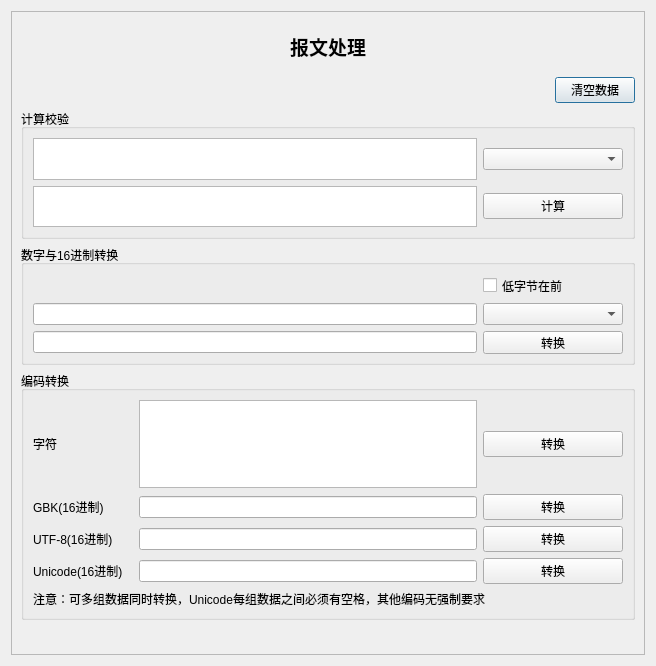
<?xml version="1.0" encoding="UTF-8"?>
<ui version="4.0">
 <class>DialogDealData</class>
 <widget class="QDialog" name="DialogDealData">
  <property name="geometry">
   <rect>
    <x>0</x>
    <y>0</y>
    <width>656</width>
    <height>666</height>
   </rect>
  </property>
  <property name="windowTitle">
   <string>报文处理</string>
  </property>
  <layout class="QVBoxLayout" name="verticalLayout">
   <item>
    <widget class="QFrame" name="frame">
     <property name="frameShape">
      <enum>QFrame::StyledPanel</enum>
     </property>
     <property name="frameShadow">
      <enum>QFrame::Plain</enum>
     </property>
     <layout class="QVBoxLayout" name="verticalLayout_2">
      <item>
       <widget class="QLabel" name="label">
        <property name="minimumSize">
         <size>
          <width>0</width>
          <height>50</height>
         </size>
        </property>
        <property name="font">
         <font>
          <family>新宋体</family>
          <pointsize>14</pointsize>
          <weight>75</weight>
          <bold>true</bold>
         </font>
        </property>
        <property name="text">
         <string>报文处理</string>
        </property>
        <property name="alignment">
         <set>Qt::AlignCenter</set>
        </property>
       </widget>
      </item>
      <item>
       <layout class="QHBoxLayout" name="horizontalLayout">
        <item>
         <spacer name="horizontalSpacer">
          <property name="orientation">
           <enum>Qt::Horizontal</enum>
          </property>
          <property name="sizeHint" stdset="0">
           <size>
            <width>40</width>
            <height>20</height>
           </size>
          </property>
         </spacer>
        </item>
        <item>
         <widget class="QPushButton" name="Bt_clear">
          <property name="text">
           <string>清空数据</string>
          </property>
         </widget>
        </item>
       </layout>
      </item>
      <item>
       <widget class="QGroupBox" name="groupBox">
        <property name="minimumSize">
         <size>
          <width>0</width>
          <height>130</height>
         </size>
        </property>
        <property name="maximumSize">
         <size>
          <width>16777215</width>
          <height>150</height>
         </size>
        </property>
        <property name="title">
         <string>计算校验</string>
        </property>
        <layout class="QGridLayout" name="gridLayout_2">
         <item row="0" column="0">
          <widget class="QTextEdit" name="textsource"/>
         </item>
         <item row="0" column="1">
          <widget class="QComboBox" name="cbcrc">
           <property name="minimumSize">
            <size>
             <width>140</width>
             <height>0</height>
            </size>
           </property>
          </widget>
         </item>
         <item row="1" column="0">
          <widget class="QTextEdit" name="textdestination">
           <property name="readOnly">
            <bool>true</bool>
           </property>
          </widget>
         </item>
         <item row="1" column="1">
          <widget class="QPushButton" name="pbcrc">
           <property name="text">
            <string>计算</string>
           </property>
          </widget>
         </item>
        </layout>
       </widget>
      </item>
      <item>
       <widget class="QGroupBox" name="groupBox_2">
        <property name="minimumSize">
         <size>
          <width>0</width>
          <height>120</height>
         </size>
        </property>
        <property name="title">
         <string>数字与16进制转换</string>
        </property>
        <layout class="QGridLayout" name="gridLayout">
         <item row="0" column="1">
          <widget class="QCheckBox" name="checkreverse">
           <property name="text">
            <string>低字节在前</string>
           </property>
          </widget>
         </item>
         <item row="1" column="0">
          <widget class="QLineEdit" name="linesource"/>
         </item>
         <item row="1" column="1">
          <widget class="QComboBox" name="cbtransform">
           <property name="minimumSize">
            <size>
             <width>140</width>
             <height>0</height>
            </size>
           </property>
          </widget>
         </item>
         <item row="2" column="0">
          <widget class="QLineEdit" name="linedestination">
           <property name="readOnly">
            <bool>true</bool>
           </property>
          </widget>
         </item>
         <item row="2" column="1">
          <widget class="QPushButton" name="pbtransform">
           <property name="text">
            <string>转换</string>
           </property>
          </widget>
         </item>
        </layout>
       </widget>
      </item>
      <item>
       <widget class="QGroupBox" name="groupBox_3">
        <property name="minimumSize">
         <size>
          <width>0</width>
          <height>160</height>
         </size>
        </property>
        <property name="title">
         <string>编码转换</string>
        </property>
        <layout class="QGridLayout" name="gridLayout_3">
         <item row="2" column="0">
          <widget class="QLabel" name="label_3">
           <property name="minimumSize">
            <size>
             <width>100</width>
             <height>0</height>
            </size>
           </property>
           <property name="text">
            <string>UTF-8(16进制)</string>
           </property>
          </widget>
         </item>
         <item row="1" column="2">
          <widget class="QPushButton" name="Bt2">
           <property name="minimumSize">
            <size>
             <width>0</width>
             <height>0</height>
            </size>
           </property>
           <property name="text">
            <string>转换</string>
           </property>
          </widget>
         </item>
         <item row="2" column="2">
          <widget class="QPushButton" name="Bt3">
           <property name="minimumSize">
            <size>
             <width>0</width>
             <height>0</height>
            </size>
           </property>
           <property name="text">
            <string>转换</string>
           </property>
          </widget>
         </item>
         <item row="1" column="1">
          <widget class="QLineEdit" name="Le2"/>
         </item>
         <item row="0" column="0">
          <widget class="QLabel" name="label_2">
           <property name="minimumSize">
            <size>
             <width>100</width>
             <height>0</height>
            </size>
           </property>
           <property name="text">
            <string>字符</string>
           </property>
          </widget>
         </item>
         <item row="2" column="1">
          <widget class="QLineEdit" name="Le3"/>
         </item>
         <item row="1" column="0">
          <widget class="QLabel" name="label_4">
           <property name="minimumSize">
            <size>
             <width>100</width>
             <height>0</height>
            </size>
           </property>
           <property name="text">
            <string>GBK(16进制)</string>
           </property>
          </widget>
         </item>
         <item row="3" column="1">
          <widget class="QLineEdit" name="Le4"/>
         </item>
         <item row="3" column="2">
          <widget class="QPushButton" name="Bt4">
           <property name="minimumSize">
            <size>
             <width>0</width>
             <height>0</height>
            </size>
           </property>
           <property name="text">
            <string>转换</string>
           </property>
          </widget>
         </item>
         <item row="0" column="2">
          <widget class="QPushButton" name="Bt1">
           <property name="minimumSize">
            <size>
             <width>140</width>
             <height>0</height>
            </size>
           </property>
           <property name="text">
            <string>转换</string>
           </property>
          </widget>
         </item>
         <item row="3" column="0">
          <widget class="QLabel" name="label_5">
           <property name="minimumSize">
            <size>
             <width>100</width>
             <height>0</height>
            </size>
           </property>
           <property name="text">
            <string>Unicode(16进制)</string>
           </property>
          </widget>
         </item>
         <item row="4" column="0" colspan="3">
          <widget class="QLabel" name="label_6">
           <property name="text">
            <string>注意：可多组数据同时转换，Unicode每组数据之间必须有空格，其他编码无强制要求</string>
           </property>
          </widget>
         </item>
         <item row="0" column="1">
          <widget class="QPlainTextEdit" name="Le1">
           <property name="maximumSize">
            <size>
             <width>16777215</width>
             <height>120</height>
            </size>
           </property>
          </widget>
         </item>
        </layout>
       </widget>
      </item>
      <item>
       <spacer name="verticalSpacer">
        <property name="orientation">
         <enum>Qt::Vertical</enum>
        </property>
        <property name="sizeHint" stdset="0">
         <size>
          <width>20</width>
          <height>56</height>
         </size>
        </property>
       </spacer>
      </item>
     </layout>
    </widget>
   </item>
  </layout>
 </widget>
 <resources/>
 <connections/>
</ui>
